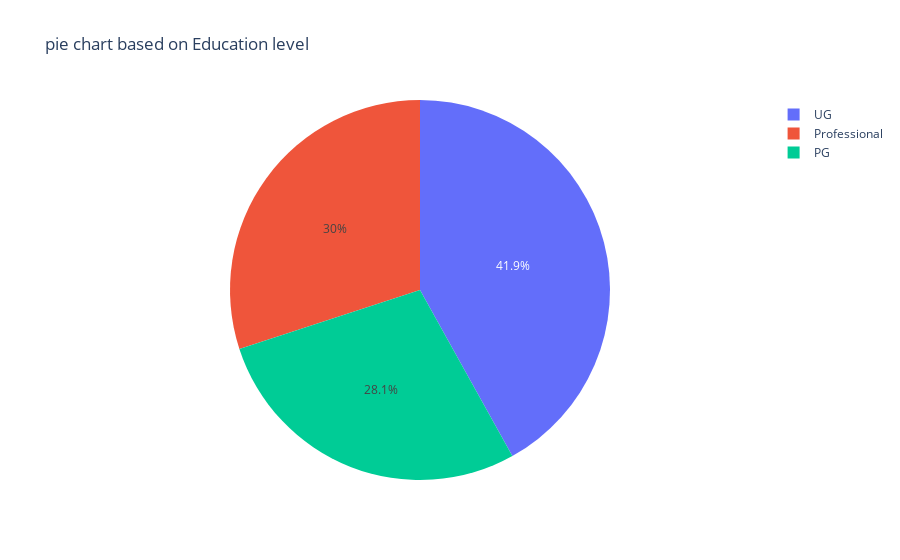

The notebook cell saved with this chart:
### Code cell
fig = ps.pie(data, values = education_dis, names = education_dis.index, title = 'pie chart based on Education level')
fig.show()

### Figure 1 — Plotly figure (JSON) as saved in the notebook; plotly's stock layout.template omitted (floating-point values rounded to 4 significant figures)
{"data": [{"domain": {"x": [0, 1], "y": [0, 1]}, "hovertemplate": "label=%{label}<br>value=%{value}<extra></extra>", "labels": ["PG", "Professional", "UG"], "legendgroup": "", "name": "", "showlegend": true, "type": "pie", "values": [1403, 1501, 2096]}], "layout": {"legend": {"tracegroupgap": 0}, "title": {"text": "pie chart based on Education level"}}}
